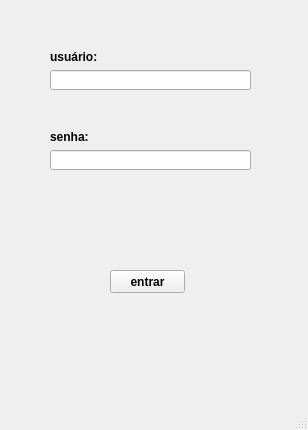
<?xml version="1.0" encoding="UTF-8"?>
<ui version="4.0">
 <class>MainWindow</class>
 <widget class="QMainWindow" name="MainWindow">
  <property name="geometry">
   <rect>
    <x>0</x>
    <y>0</y>
    <width>308</width>
    <height>430</height>
   </rect>
  </property>
  <property name="windowTitle">
   <string>MainWindow</string>
  </property>
  <widget class="QWidget" name="centralwidget">
   <widget class="QLineEdit" name="caixaTextoUsuario">
    <property name="geometry">
     <rect>
      <x>50</x>
      <y>70</y>
      <width>201</width>
      <height>20</height>
     </rect>
    </property>
   </widget>
   <widget class="QLineEdit" name="caixaTextoSenha">
    <property name="geometry">
     <rect>
      <x>50</x>
      <y>150</y>
      <width>201</width>
      <height>20</height>
     </rect>
    </property>
   </widget>
   <widget class="QLabel" name="label">
    <property name="geometry">
     <rect>
      <x>50</x>
      <y>50</y>
      <width>47</width>
      <height>13</height>
     </rect>
    </property>
    <property name="font">
     <font>
      <weight>75</weight>
      <bold>true</bold>
     </font>
    </property>
    <property name="text">
     <string>usuário:</string>
    </property>
   </widget>
   <widget class="QLabel" name="label_2">
    <property name="geometry">
     <rect>
      <x>50</x>
      <y>130</y>
      <width>47</width>
      <height>13</height>
     </rect>
    </property>
    <property name="font">
     <font>
      <weight>75</weight>
      <bold>true</bold>
     </font>
    </property>
    <property name="text">
     <string>senha:</string>
    </property>
   </widget>
   <widget class="QPushButton" name="botaoLogin">
    <property name="geometry">
     <rect>
      <x>110</x>
      <y>270</y>
      <width>75</width>
      <height>23</height>
     </rect>
    </property>
    <property name="font">
     <font>
      <weight>75</weight>
      <bold>true</bold>
     </font>
    </property>
    <property name="text">
     <string>entrar</string>
    </property>
    <property name="autoDefault">
     <bool>false</bool>
    </property>
   </widget>
  </widget>
  <widget class="QMenuBar" name="menubar">
   <property name="geometry">
    <rect>
     <x>0</x>
     <y>0</y>
     <width>308</width>
     <height>21</height>
    </rect>
   </property>
  </widget>
  <widget class="QStatusBar" name="statusbar"/>
 </widget>
 <resources/>
 <connections/>
</ui>
